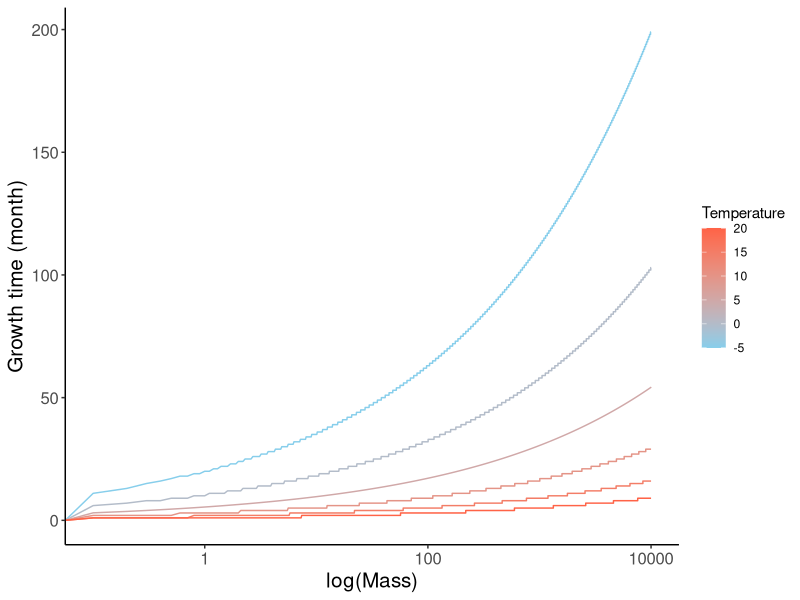

Write the R code that produced this figure. (Note: this script raises an error after producing the figure.)
###################YUXINS development equations######################

# 2. calculate the growth time 
growthtime <- function(m, TC){
  V <- -0.13* TC/(1+(TC/273))         #OM: from eqn, tc is temp in cels (e −0.13T c /(1+T c /273))
  t <- (m ^(0.25))*exp(5.73)*exp(V)   #OM: whats e(5.73) 
  #t <- round(t, 2)                   #OM m to the quarter, times e to the what, t - time
  return(t)                           #OM returns growth time to grow from 1g to M under Tc
}

# 3. calculate the growth mass in day
growthmass <- function(t, TC){        #OM: use t from above
  V <- - 0.13* TC/(1+(TC/273))
  m <- (exp(5.73)*exp(V)/t)^(-4) # the unit of t is day, *30 make it month . OM: she hasnt done this non?
  #m <- round(m,2)
  return(m)
}


############################################################################
#####Per month section#####

#4.monthtime decide the day of the month. Feb was treated all as 28
monthtime <- function(month){
  day30  <- c(4, 6, 9, 11)
  day31 <- c(1, 3, 5, 7, 8, 10, 12)
  day28 <- 2
  if(month %in% day30){
    return(30)
  }else if (month %in% day31){
    return(31)
  }else(
    return(28)
  )
}             #OM: if number of month is in any of these categories, return the number of day in that month


#5. mass after a month the fianl mass after a month
mass_after_month <- function(initial_mass, month, TC){
  t <- growthtime(initial_mass, TC) + monthtime(month)        #OM: growthtime defined in eqn 1 plus monthtime: defined above gives t
  end_mass <- growthmass(t, TC)                               #OM: end mass is growth mass, from t
  return(end_mass)
}


# the final mass after a month with constant fixed. for the parr stage and the adult in marine stage
mass_after_month_fixed <- function(initial_mass, month, TC, c){     #OM: with a constant?? food availability fa in thesis
  t <- growthtime(initial_mass, TC) + monthtime(month)
  end_mass <- growthmass(t, TC)
  final_mass <- c *(end_mass -initial_mass) +initial_mass
  return(final_mass)
}

################################ Livis version #################################################################################

#1. Development time (day)
growthtimeday <- function(m, TC, t0= 5.73, g=-0.13){
  t <- exp(t0) * m^0.25 * exp(g* TC/(1+(TC/273)) ) #values are taken from figure 1b         
  return(t)   #time in days
}


#2. Development time (month (/30))
growthtimemonth <- function(m, TC, t0= 5.73, g=-0.13){
  t <- exp(t0) * m^0.25 * exp(g* TC/(1+(TC/273)) ) #yuxins values are taken from figure 1b         
  return(t/30)  #per month                         
}


#3.Development mass (in a day?)
growthmassday <- function(t, TC, t0=5.73, g=-0.13){        #t: growthtime
  m <- (( exp(t0) * exp(g* TC/(1+(TC/273))))/t)^(-4)
  return(m)
}
# the unit of t is day, *30 make it month 


# Development mass (per month)
#growthmassmonth <- function(t, TC, t0=5.73, g=-0.13){       
#  m <- (( exp(t0) * exp(g* TC/(1+(TC/273))))/(t*30))^(-4)
#  return(m)
#}


#5.monthduration for how many days in each month (1-12). Feb was treated all as 28 
monthduration <- function(month){
  day30  <- c(4, 6, 9, 11)
  day31 <- c(1, 3, 5, 7, 8, 10, 12)
  day28 <- 2
  if(month %in% day30){
    return(30)
  }else if (month %in% day31){
    return(31)
  }else(
    return(28)
  )
} 

#6. the final mass after a month with constant c, fa (for the parr stage and the adult in marine stage)
# M2 = M1 + fa * (M2- M1)?
mass_after_month_fixed <- function(initial_mass, month, TC, c){    
  t <- growthtime(initial_mass, TC) + monthtime(month)
  end_mass <- growthmass(t, TC)
  final_mass <- c *(end_mass -initial_mass) +initial_mass
  return(final_mass)
}

######## plot of 1.##############################################################################
require(ggplot2)
set <- seq(0,10000, 0.1)

#plot of growth time per month#
part1 <- matrix(0, nrow = length(set), ncol = 3)
part1[,1] <- rep(-5, length(set)) 
part1[,2] <- set 
part1[,3] <- round(growthtimemonth(set,-5))

part2 <- matrix(0, nrow = length(set), ncol = 3)
part2[,1] <- rep(0, length(set)) 
part2[,2] <- set 
part2[,3] <- round(growthtimemonth(set,0))

part3 <- matrix(0, nrow = length(set), ncol = 3)
part3[,1] <- rep(5, length(set))
part3[,2] <- set 
part3[,3] <- round(growthtimemonth(set,5) , digits = 4)

part4 <- matrix(0, nrow = length(set), ncol = 3)
part4[,1] <- rep(10, length(set))
part4[,2] <- set 
part4[,3] <- round(growthtimemonth(set,10))

part5 <- matrix(0, nrow = length(set), ncol = 3)
part5[,1] <- rep(15, length(set)) 
part5[,2] <- set 
part5[,3] <- round(growthtimemonth(set,15))

part6 <- matrix(0, nrow = length(set), ncol = 3)
part6[,1] <- rep(20, length(set))
part6[,2] <- set 
part6[,3] <- round(growthtimemonth(set,20))


whole <- rbind(part1, part2, part3, part4,part5, part6)
colnames(whole) <-  c("Temperature","Mass","Growth.Time")
whole <- as.data.frame(whole)


ggplot(whole, aes(x= Mass, y= Growth.Time, group=Temperature, colour = Temperature))+
  geom_line(cex=0.5)+
  #stat_smooth( cex = 0.5)+
  scale_x_log10()+
  theme_classic()+
  theme(plot.title = element_text(hjust = 0.5))+
  labs(x="log(Mass)",y="Growth time (month)") +
  theme(axis.title  = element_text(size = 15))+
  theme(axis.text  = element_text(size = 12))+
  scale_color_gradient(low = "skyblue", high = "tomato")
#
  geom_vline(xintercept = 10, linetype="solid", color = "black", size=0.5) +
  geom_vline(xintercept = 70, linetype="solid", color = "black", size=0.5)+
  geom_vline(xintercept = 200, linetype="solid", color = "black", size=0.5) +
  geom_vline(xintercept = 1500, linetype="solid", color = "black", size=0.5) +
  annotate(geom="text", x=3, y=0, label="fry",color="black", size = 4) +
  annotate(geom="text", x=30, y=0, label="parr",color="black", size = 4) +
  annotate(geom="text", x=120, y=0, label="post-smolt",color="black", size = 3)+
  annotate(geom="text", x=600, y=0, label="marine salmon",color="black", size = 4)+
  annotate(geom="text", x=5000, y=0, label="adult",color="black", size = 4)


###########################################
  #plot of mass per day#
  part1 <- matrix(0, nrow = length(set), ncol = 3)
  part1[,1] <- rep(-5, length(set)) 
  part1[,2] <- set 
  part1[,3] <- round(growthmassday(set,-5))
  
  part2 <- matrix(0, nrow = length(set), ncol = 3)
  part2[,1] <- rep(0, length(set)) 
  part2[,2] <- set 
  part2[,3] <- round(growthmassday(set,0))
  
  part3 <- matrix(0, nrow = length(set), ncol = 3)
  part3[,1] <- rep(5, length(set))
  part3[,2] <- set 
  part3[,3] <- round(growthmassday(set,5) , digits = 4)
  
  part4 <- matrix(0, nrow = length(set), ncol = 3)
  part4[,1] <- rep(10, length(set))
  part4[,2] <- set 
  part4[,3] <- round(growthmassday(set,10))
  
  part5 <- matrix(0, nrow = length(set), ncol = 3)
  part5[,1] <- rep(15, length(set)) 
  part5[,2] <- set 
  part5[,3] <- round(growthmassday(set,15))
  
  part6 <- matrix(0, nrow = length(set), ncol = 3)
  part6[,1] <- rep(20, length(set))
  part6[,2] <- set 
  part6[,3] <- round(growthmassday(set,20))
  
  
  whole <- rbind(part1, part2, part3, part4,part5, part6)
  colnames(whole) <-  c("Temperature","Time","Mass")
  whole <- as.data.frame(whole)
  
  
  ggplot(whole, aes(x= Time, y= Mass, group=Temperature, colour = Temperature))+
    geom_line(cex=0.5)+
    #stat_smooth( cex = 0.5)+
    scale_y_log10()+
    theme_classic()+
    theme(plot.title = element_text(hjust = 0.5))+
    labs(x="Time",y="log mass") +
    theme(axis.title  = element_text(size = 15))+
    theme(axis.text  = element_text(size = 12))+
    scale_color_gradient(low = "skyblue", high = "tomato")
  
  